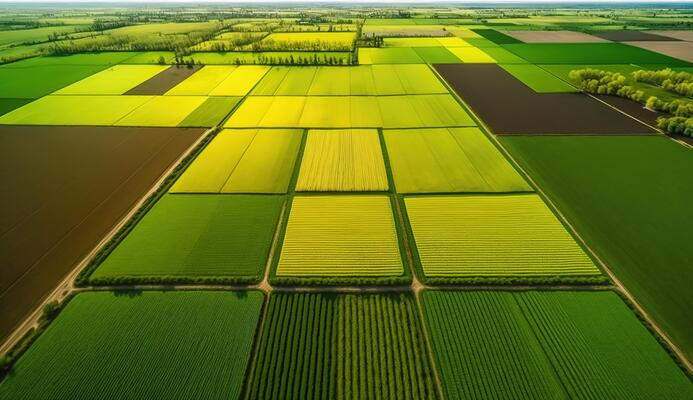
#> input picture parcel.jpeg, 693 x 400 px
$ python gaussian_blur.py
#> lines starting #> are read from the running program, lines starting #| are printed output that depends on the picture


import cv2

image = cv2.imread("parcel.jpeg")
#> image is the input picture: shape (400, 693, 3); mean B, G, R 24.9, 117.3, 102.4

blurred_3 = cv2.GaussianBlur(image, (3, 3), 0)
blurred_5 = cv2.GaussianBlur(image, (5, 5), 0)
blurred_7 = cv2.GaussianBlur(image, (7, 7), 0)
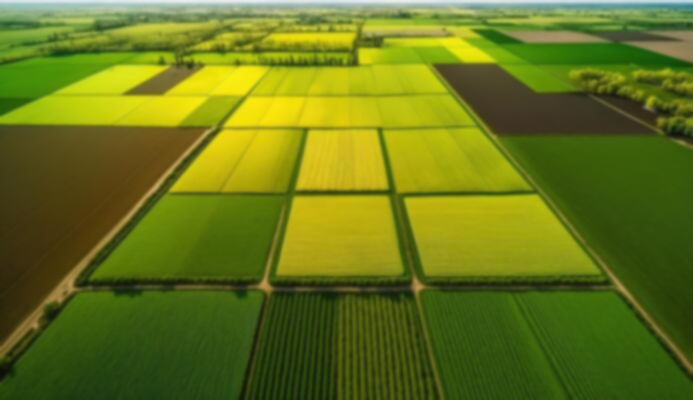
#> blurred_7: shape (400, 693, 3); mean B, G, R 24.9, 117.3, 102.4

cv2.imshow("Gaussian Blur - 3x3", blurred_3)
cv2.imshow("Gaussian Blur - 5x5", blurred_5)
cv2.imshow("Gaussian Blur - 7x7", blurred_7)

cv2.waitKey(0)
cv2.destroyAllWindows()
